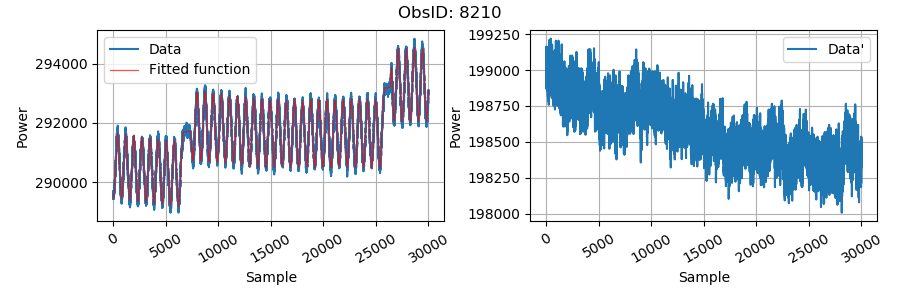
#> input picture weather/weathernet/figures/8210_az_el_fix.png, 900 x 300 px
$ python -i create_dataset.py   (imports and definitions only)
#> lines starting #> are read from the running program, lines starting #| are printed output that depends on the picture
import numpy as np
from preprocessing import scale, remove_elevation_azimuth_structures, remove_spikes, scale_two_mean, scale_all_feeds
import os, glob, sys
import h5py
from functools import partial
from multiprocessing import Pool
import matplotlib.pyplot as plt


# [173 lines left out: functions read_file, generate_data, generate_multidimensional_data, not called in this run]


def power_spectrum(data):
    """
    Calculating power spectrum.
    Args:
        data (ndarray): 1D array containing preprocessed tod.
    Returns:
        ps (ndarray): Scaled power spectrum.
    """
    ps = np.abs(np.fft.fft(data,axis=0))**2
    freqs = np.fft.fftfreq(len(data))
    logbins = np.logspace(-5, -0.2, 10)
    power_spectra = []
    if len(np.shape(ps)) > 1:
        for j in range(np.shape(ps)[1]):
            ps_binned, bins = np.histogram(freqs, bins=logbins, weights=ps[:,j])
            ps_binned_2, bins = np.histogram(freqs, bins=logbins)
            power_spectra.append(ps_binned/ps_binned_2/1e6)
    else:
        ps_binned, bins = np.histogram(freqs, bins=logbins, weights=ps)
        ps_binned_2, bins = np.histogram(freqs, bins=logbins)
        power_spectra = ps_binned/ps_binned_2/1e6

    return power_spectra


# [28 lines left out: function create_dataset_parallel, not called in this run]


# [12 lines not run here, left out]

>>> import cv2
>>> picture = cv2.imread('../../weather/weathernet/figures/8210_az_el_fix.png', cv2.IMREAD_GRAYSCALE)
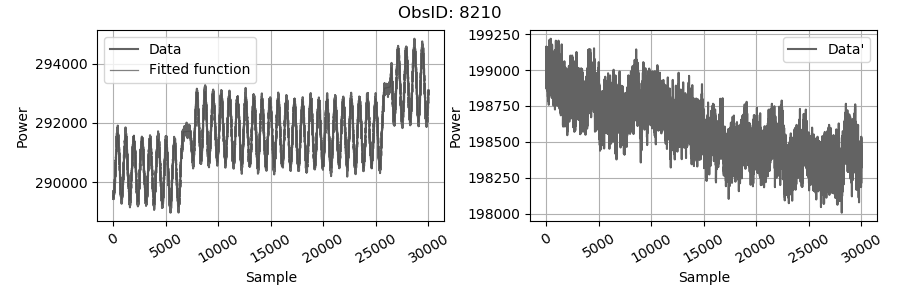
#> picture: shape (300, 900); min 0, max 255, mean 225.5
>>> result = power_spectrum(picture)
#> in power_spectrum, `ps = np.abs(np.fft.fft(data,axis=0))**2`:
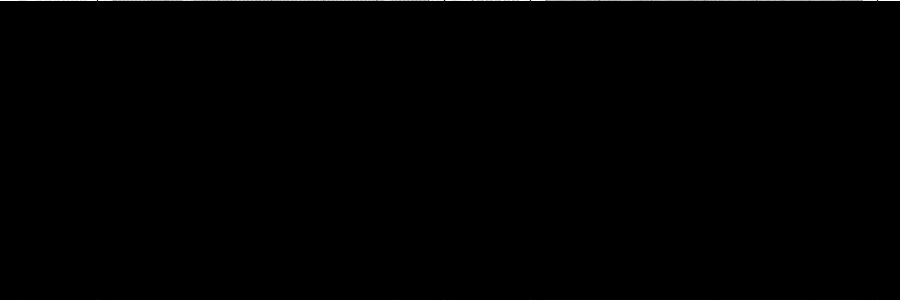
#> ps: shape (300, 900) float64; min 0, max 5.85e+09, mean 16431055.6; drawn with min black and max white
#> in power_spectrum, `freqs = np.fft.fftfreq(len(data))`: freqs = 300 values, max 0.497 at index 149, min -0.5 at index 150, mean -0.00167
#> after the loop in power_spectrum, `for j in range(np.shape(ps)[1]):`: power_spectra = 900 items
#> result = 900 items
